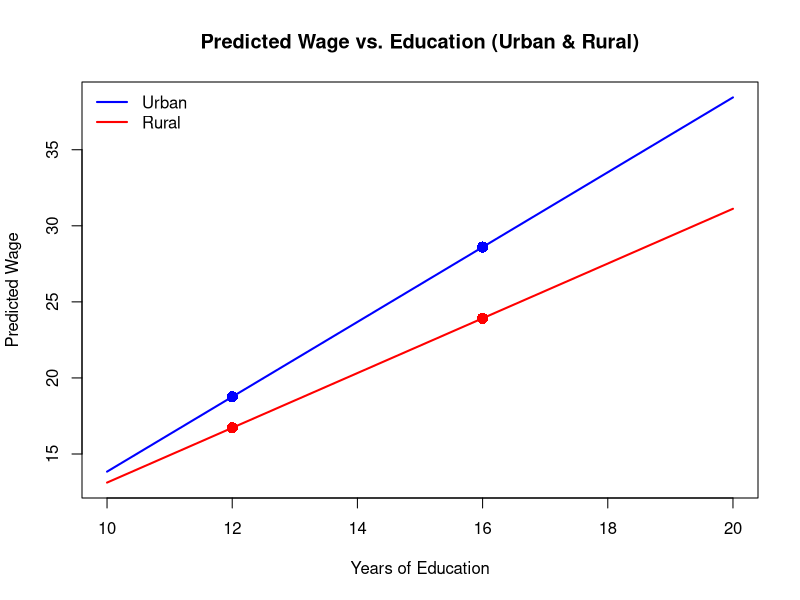

This figure's R source:
# C02Q16
###############################################################################
#程式碼說明

#1.參數設定與計算：
#根據題目給定的回歸參數與已知樣本均值，程式計算出：
#(a) 鄉村（Rural）的平均教育年數與工資彈性。
#(b) 都市（Urban）的平均工資、工資彈性及其標準誤。
#(c) 針對 12 與 16 年教育分別預測工資。

# 2.結果摘要表格：
#透過 results_table 資料框整理出各區域的關鍵結果，可直接印出以供檢查。

#3.圖形呈現：
#利用基礎繪圖功能，畫出教育年數（橫軸）與預測工資（縱軸）的關係曲線，分別用藍色 (Urban) 與紅色 (Rural) 表示，並標出教育 12 與 16 年的預測工資點，並加上圖例說明。
##############################

# 清除環境變數
rm(list = ls())

##############################
# 參數設定 (根據題目給定數值)
##############################
# Urban regression parameters:
urban_intercept <- -10.76
urban_beta      <- 2.46
n_urban         <- 986
# Urban given mean EDUC:
urban_mean_EDUC <- 13.68
# For urban, the SE for beta is given as 0.16 and for intercept 2.27 (未來若需要可用)
urban_se_beta   <- 0.16

# Rural regression parameters:
rural_intercept <- -4.88
rural_beta      <- 1.80
n_rural         <- 214
# Given mean wage for rural:
rural_mean_WAGE <- 19.74

##############################
# (a) Rural: Elasticity Calculation
##############################
# 由於迴歸線通過均值點，所以：
# mean_EDUC_rural = (mean_WAGE - rural_intercept) / rural_beta
rural_mean_EDUC <- (rural_mean_WAGE - rural_intercept) / rural_beta
# 計算彈性： elasticity = beta * (mean_EDUC / mean_WAGE)
elasticity_rural <- rural_beta * (rural_mean_EDUC / rural_mean_WAGE)
# 輸出結果 (應約為1.25)
cat("(a) Rural Elasticity Calculation:\n")
cat("Mean EDUC (Rural) =", round(rural_mean_EDUC, 2), "\n")
cat("Elasticity (Rural) =", round(elasticity_rural, 2), "\n\n")

##############################
# (b) Urban: Standard Error of Elasticity
##############################
# 首先計算 Urban 的 mean WAGE:
urban_mean_WAGE <- urban_intercept + urban_beta * urban_mean_EDUC
# Urban elasticity = urban_beta * (urban_mean_EDUC / urban_mean_WAGE)
elasticity_urban <- urban_beta * (urban_mean_EDUC / urban_mean_WAGE)
# 由於均值被視為固定，則 SE(elasticity) = (mean_EDUC / mean_WAGE) * SE(beta)
se_elasticity_urban <- (urban_mean_EDUC / urban_mean_WAGE) * urban_se_beta

cat("(b) Urban Elasticity and its Standard Error:\n")
cat("Mean WAGE (Urban) =", round(urban_mean_WAGE, 2), "\n")
cat("Elasticity (Urban) =", round(elasticity_urban, 2), "\n")
cat("SE(Elasticity, Urban) =", round(se_elasticity_urban, 3), "\n\n")

##############################
# (c) Predicted Wages for 12 and 16 years of EDUC
##############################
# 預測公式： WAGE = intercept + beta * EDUC

# Urban predictions
urban_pred_12 <- urban_intercept + urban_beta * 12
urban_pred_16 <- urban_intercept + urban_beta * 16

# Rural predictions
rural_pred_12 <- rural_intercept + rural_beta * 12
rural_pred_16 <- rural_intercept + rural_beta * 16

cat("(c) Predicted Wages:\n")
cat("Urban: 12 years =", round(urban_pred_12, 2), ", 16 years =", round(urban_pred_16, 2), "\n")
cat("Rural: 12 years =", round(rural_pred_12, 2), ", 16 years =", round(rural_pred_16, 2), "\n\n")

##############################
# 整理結果成表格 (供摘要用)
##############################
results_table <- data.frame(
  Area = c("Urban", "Rural"),
  Mean_EDUC = c(urban_mean_EDUC, round(rural_mean_EDUC, 2)),
  Mean_WAGE = c(round(urban_mean_WAGE,2), rural_mean_WAGE),
  Beta = c(urban_beta, rural_beta),
  Elasticity = c(round(elasticity_urban, 2), round(elasticity_rural, 2)),
  SE_Elasticity = c(round(se_elasticity_urban, 3), NA),
  Pred_12 = c(round(urban_pred_12, 2), round(rural_pred_12, 2)),
  Pred_16 = c(round(urban_pred_16, 2), round(rural_pred_16, 2))
)
print(results_table)

##############################
# 繪製圖表：預測工資 vs. EDUC (Urban 與 Rural)
##############################
# 設定教育年數區間 (例如從10到20)
educ_range <- seq(10, 20, by = 0.1)

# 計算預測工資
urban_wage <- urban_intercept + urban_beta * educ_range
rural_wage <- rural_intercept + rural_beta * educ_range

# 繪圖 (以基礎繪圖為例)
plot(educ_range, urban_wage, type = "l", lwd = 2, col = "blue",
     ylim = range(c(urban_wage, rural_wage)),
     xlab = "Years of Education", ylab = "Predicted Wage",
     main = "Predicted Wage vs. Education (Urban & Rural)")
lines(educ_range, rural_wage, lwd = 2, col = "red")
# 加入在 12 與 16 年的預測點
points(c(12, 16), c(urban_pred_12, urban_pred_16), col = "blue", pch = 16, cex = 1.5)
points(c(12, 16), c(rural_pred_12, rural_pred_16), col = "red", pch = 16, cex = 1.5)
# 加入圖例
legend("topleft", legend = c("Urban", "Rural"),
       col = c("blue", "red"), lwd = 2, bty = "n")
